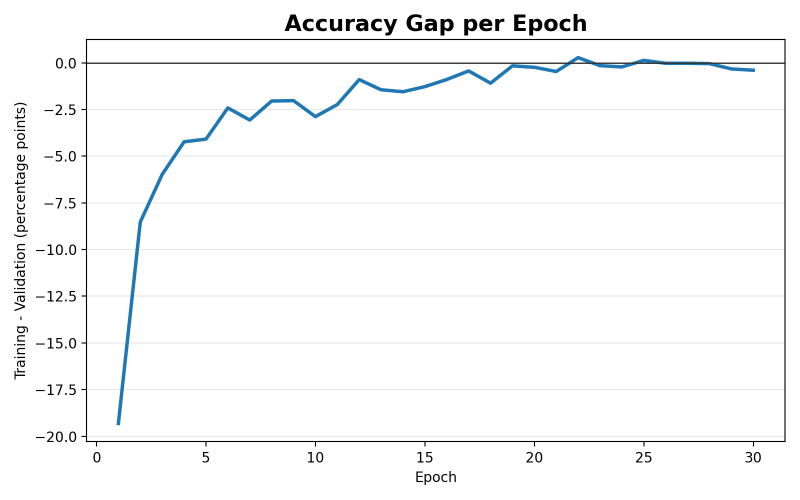
#> input picture 03_Model_Evaluation/01_EfficientNetB0_Evaluation/accuracy_gap_per_epoch.png, 1600 x 1000 px (shown at 1/2 size)
$ python -i generate_chapter4_final_results.py   (imports and definitions only)
#> lines starting #> are read from the running program, lines starting #| are printed output that depends on the picture; after the words box and inside, x2 and y2 are one past the last pixel; in counts of white or black regions, pixels touching at a corner belong together
import csv
import json
import math
import re
import shutil
from pathlib import Path

import matplotlib
import numpy as np
from PIL import Image

# [1 line not run here, left out]
import matplotlib.pyplot as plt  # noqa: E402


PROJECT_ROOT = Path(__file__).resolve().parents[1]
OUTPUT_DIR = PROJECT_ROOT / "03_Model_Evaluation" / "Efficientnet base vs Ensemble"

HISTORY_PATH = (
    PROJECT_ROOT
    / "03_Model_Evaluation"
    / "01_EfficientNetB0_Evaluation"
    / "training_history_ensemble.json"
)
CONFUSION_PATH = (
    PROJECT_ROOT
    / "03_Model_Evaluation"
    / "01_EfficientNetB0_Evaluation"
    / "confusion_matrix_ensemble.json"
)
BASELINE_SUMMARY_PATH = PROJECT_ROOT / "05_Baseline_Model" / "outputs" / "baseline_model" / "eval_summary.json"
COMPARISON_SUMMARY_PATH = PROJECT_ROOT / "05_Baseline_Model" / "outputs" / "comparison" / "comparison_summary.txt"
XAI_RESULTS_PATH = PROJECT_ROOT / "06_XAI_Decision_Comparison" / "outputs" / "xai_decision_results.csv"
WRONG_PANEL_PATH = (
    PROJECT_ROOT
    / "06_XAI_Decision_Comparison"
    / "outputs"
    / "panels"
    / "06_current_wrong_Bleached_492.png"
)
DATASET_WRONG_PATH = PROJECT_ROOT / "Dataset" / "Bleached" / "492.png"

CLASS_GRADCAM_PATHS = {
    "Healthy": PROJECT_ROOT
    / "03_Model_Evaluation"
    / "01_EfficientNetB0_Evaluation"
    / "gradcam_all"
    / "Healthy"
    / "CORRECT_93_conf96.png",
    "Bleached": PROJECT_ROOT
    / "03_Model_Evaluation"
    / "01_EfficientNetB0_Evaluation"
    / "gradcam_all"
    / "Bleached"
    / "CORRECT_104_conf99.png",
    "Dead": PROJECT_ROOT
    / "03_Model_Evaluation"
    / "01_EfficientNetB0_Evaluation"
    / "gradcam_all"
    / "Dead"
    / "CORRECT_29_conf99.png",
}

CLASS_NAMES = ["Healthy", "Bleached", "Dead"]
FINAL_MODEL = "Final Model"
BASELINE_MODEL = "Baseline Model"
FINAL_ARCHITECTURE = "EfficientNetB0"
INPUT_SIZE = "224 x 224"
FINAL_ACCURACY = 0.9811320754716981
TEST_SAMPLES = 159
TOTAL_ERRORS = 3

COLORS = {
    "train": "#1f77b4",
    "validation": "#d62728",
    "gap": "#2c7fb8",
    "gap_loss": "#7b3294",
    "final": "#2c7fb8",
    "baseline": "#7f7f7f",
    "grid": "#d9d9d9",
    "header": "#eaf2f8",
    "border": "#4d4d4d",
}


# [17 lines left out: functions assert_output_dir_is_safe, clear_output_dir, not called in this run]


def load_json(path: Path):
    with path.open("r", encoding="utf-8") as f:
        return json.load(f)


def pct(value: float, decimals: int = 2) -> str:
    return f"{value * 100:.{decimals}f}%"


# [10 lines left out: function setup_axes, not called in this run]


def save_figure(fig, path: Path) -> None:
    fig.savefig(path, dpi=300, bbox_inches="tight", facecolor="white")
    plt.close(fig)


# [302 lines left out: functions plot_training_curves, compute_report, write_classification_report, plot_confusion_matrix, render_table_image, parse_inference_times and 3 more, not called in this run]


def find_column_groups(mask: np.ndarray, min_count: int = 20) -> list[tuple[int, int]]:
    counts = mask.sum(axis=0)
    active = counts > min_count
    groups = []
    start = None
    for idx, value in enumerate(active):
        if value and start is None:
            start = idx
        elif not value and start is not None:
            if idx - start > 80:
                groups.append((start, idx - 1))
            start = None
    if start is not None and len(active) - start > 80:
        groups.append((start, len(active) - 1))
    return groups


def crop_current_panel_images(panel_path: Path) -> tuple[Image.Image, Image.Image]:
    rgb = Image.open(panel_path).convert("RGB")
    arr = np.asarray(rgb)
    y0, y1 = 120, min(arr.shape[0], 725)
#> y0 = 120; y1 = 725
    band = arr[y0:y1]
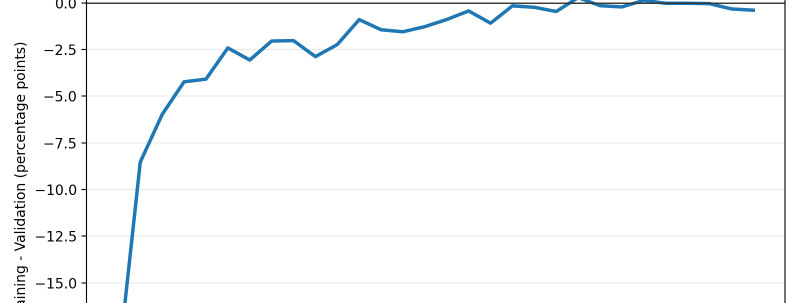
#> band: shape (605, 1600, 3) (shown at 1/2 size); mean R, G, B 249, 250, 250.7
    mask = np.any(band < 245, axis=2)
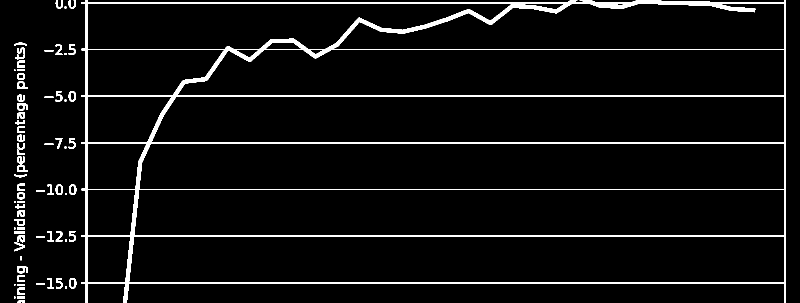
#> mask: shape (605, 1600) bool (shown at 1/2 size); 4.7% white; 71 white regions (12 under 20 px), largest, box (x1, y1, x2, y2) and area: (163, 0, 1572, 605) 38651, (34, 532, 56, 547) 199, (34, 207, 56, 222) 194
    groups = find_column_groups(mask, min_count=80)
#> in find_column_groups, `counts = mask.sum(axis=0)`: counts = 1600 values, max 605 at index 171, min 0 at index 0, mean 28.51
#> the loop in find_column_groups, `for idx, value in enumerate(active):` made 1600 passes
#> value on passes 1 to 12: False, False, False, False, False, False, False, False, False, False, False, False
#> after the loop in find_column_groups, `for idx, value in enumerate(active):`: groups = []
#> groups = []
    if len(groups) < 4:
#> (the run stopped early here; a loop or call above may not have finished)
